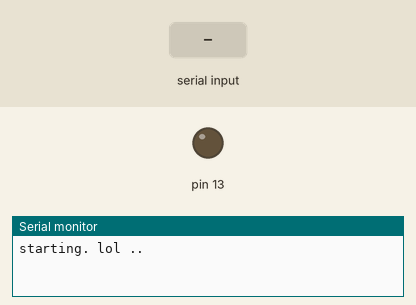
Recording of a sketch running on a simulated Arduino Uno, built with avr-gcc and run on an emulated ATmega328P. Parts: output pins drawn as LEDs (lit = HIGH), the last lines printed to the serial monitor. Dashed ring = blinking. The inputs (shaded band) are chosen by the test bench.

Above: at 6.2 s.
6.3 s: "90,45\n" received over Serial
At 6.55 s:
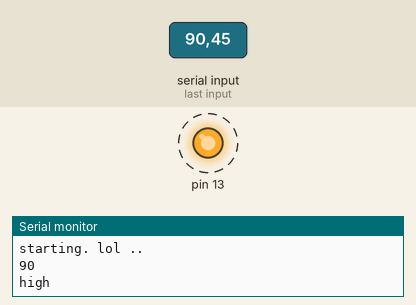
Timing chart, 0 to 15.3 s (numbered marks = the images above; inputs shaded):
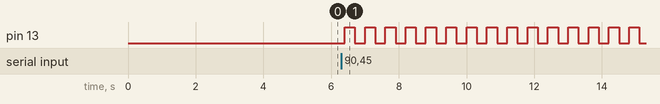

The sketch:

_140512_Serial_Input.ino
```cpp
/*
main objective: learn how to send a serial
command to arduino from serial monitor.
should be able to write something like "1"
and have the LED blink once.

UDPATE: it works.
*/

int n=0;


void setup()
{

	Serial.begin(9600);
	pinMode(13,OUTPUT);
	delay(5000);
	Serial.println("starting. lol ..");


}

void loop(){

	while(Serial.available()>0){
		n=Serial.parseInt();
		Serial.println(n);

			n=constrain(n,1,10);

			for(int i=0;i<n;i++){
				digitalWrite(13,HIGH);
				Serial.println("high");
				delay(300);
				digitalWrite(13,LOW);
				Serial.println("low");
				delay(300);
			} //blink forloop
	}//whileloop
	delay(100);
	//Serial.print("ready \t");
}
```

Measured:
- after the input at 6.3 s, pin 13: alternates HIGH for 0.30 s and LOW for 0.30 s, starting after 0.10 s
